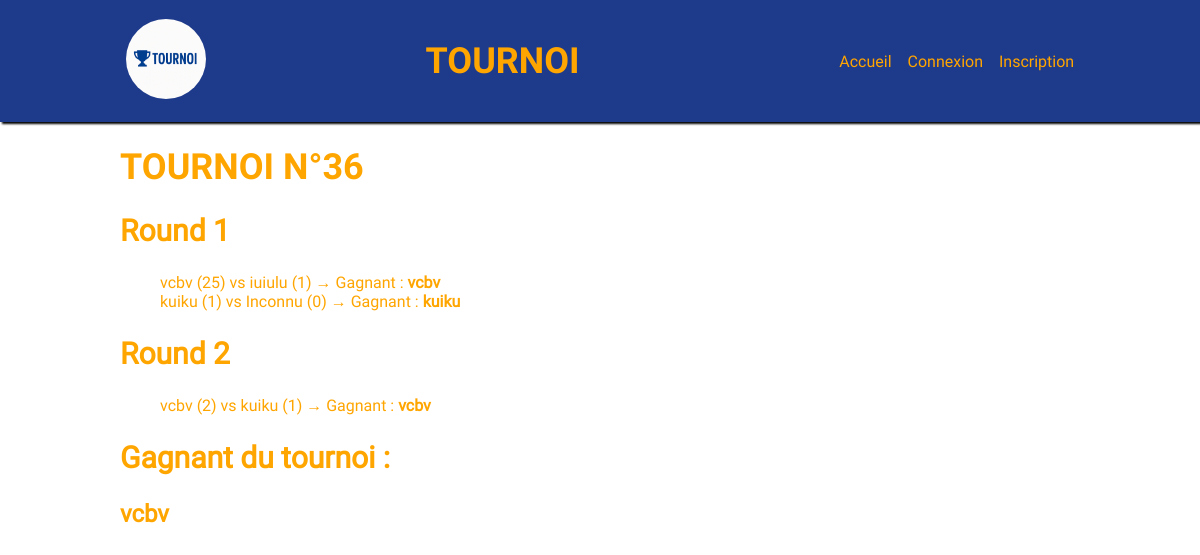
The page /classement.php?id=36 on the database its author committed.
### tables this page shows
CREATE TABLE `matchs` (
  `id_match` int NOT NULL,
  `id_tournoi` int DEFAULT NULL,
  `round` int DEFAULT NULL,
  `player1_id` int DEFAULT NULL,
  `player2_id` int DEFAULT NULL,
  `score1` int DEFAULT NULL,
  `score2` int DEFAULT NULL,
  `gagnant_id` int DEFAULT NULL
);

CREATE TABLE `user` (
  `id_user` int NOT NULL,
  `pseudo` varchar(255) NOT NULL,
  `mdp` varchar(255) NOT NULL,
  `role` varchar(255) NOT NULL
);

### classement.php (the view, shortened to what this page needs)
<?php
include "utilities.php";
$id_Tournoi = $_GET['id'];
$RequestTournoi = $bdd->prepare('
    SELECT
        m.round,
        m.player1_id, m.player2_id,
        m.score1, m.score2,
        m.gagnant_id,
        u1.pseudo AS joueur1,
        u2.pseudo AS joueur2,
        u3.pseudo AS gagnant
    FROM matchs m
    LEFT JOIN user u1 ON m.player1_id = u1.id_user
    LEFT JOIN user u2 ON m.player2_id = u2.id_user
    LEFT JOIN user u3 ON m.gagnant_id = u3.id_user
    WHERE m.id_tournoi = ?
    ORDER BY m.round ASC, m.id_match ASC
');
$RequestTournoi->execute([$id_Tournoi]);
$matchs = $RequestTournoi->fetchAll();
$rounds = [];
foreach ($matchs as $match) {
    $rounds[$match['round']][] = $match;
}
$gagnantFinal = end($matchs)['gagnant'];
?>
<!DOCTYPE html>
<html lang="fr">
<head>
    <link rel="stylesheet" href="assets/css/style.css">
</head>
<body>
    <?php include('header.php'); ?>
    <main class="container">
        <h1>Tournoi n°<?= htmlspecialchars($id_Tournoi) ?></h1>
        <?php foreach ($rounds as $roundNumber => $matchsDuRound): ?>
            <section id="historique">
                <h2>Round <?= $roundNumber ?></h2>
                <ul>
                    <?php foreach ($matchsDuRound as $match): ?>
                        <li>
                            <?= htmlspecialchars($match['joueur1'] ?? 'Inconnu') ?>
                            (<?= $match['score1'] ?>)
                            vs
                            <?= htmlspecialchars($match['joueur2'] ?? 'Inconnu') ?>
                            (<?= $match['score2'] ?>)
                            → Gagnant : <strong><?= htmlspecialchars($match['gagnant'] ?? 'Indéfini') ?></strong>
                        </li>
                    <?php endforeach; ?>
                </ul>
            </section>
        <?php endforeach; ?>
        <h2> Gagnant du tournoi :</h2>
        <p style="font-size: 1.5em; font-weight: bold;">
            <?= htmlspecialchars($gagnantFinal ?? 'Non déterminé') ?>
        </p>
    </main>
</body>
</html>

### assets/css/style.css (style rules this page uses)
body { font-family: "RobotoRegular"; margin: 0; }
h1 { font-family: "RobotoBold"; font-size: 36px; color: orange; text-transform: uppercase; }
h2 { font-size: 30px; font-weight: 600; color: orange; }
p { font-size: 16px; color: orange; }
li { list-style: none; }
.container { width: 80%; max-width: 1440px; margin: 0 auto; padding: 0; }
body { background-image: url(../img/fond.jpg); background-repeat: no-repeat; background-position: center; background-size: cover; margin: 0 auto; }
main { height: 100vh; }
body main #historique ul li { color: orange; }

### rows shown on the page
matchs: player1.pseudo "vcbv", score1 "25", player2.pseudo "iuiulu", score2 "1"
matchs: player1.pseudo "kuiku", score1 "1", joueur2 "Inconnu", score2 "0"
matchs: player1.pseudo "vcbv", score1 "2", player2.pseudo "kuiku", score2 "1"
user: pseudo "vcbv"

### other values the page prints
$id_Tournoi "36"
$roundNumber "1"
$roundNumber "2"
